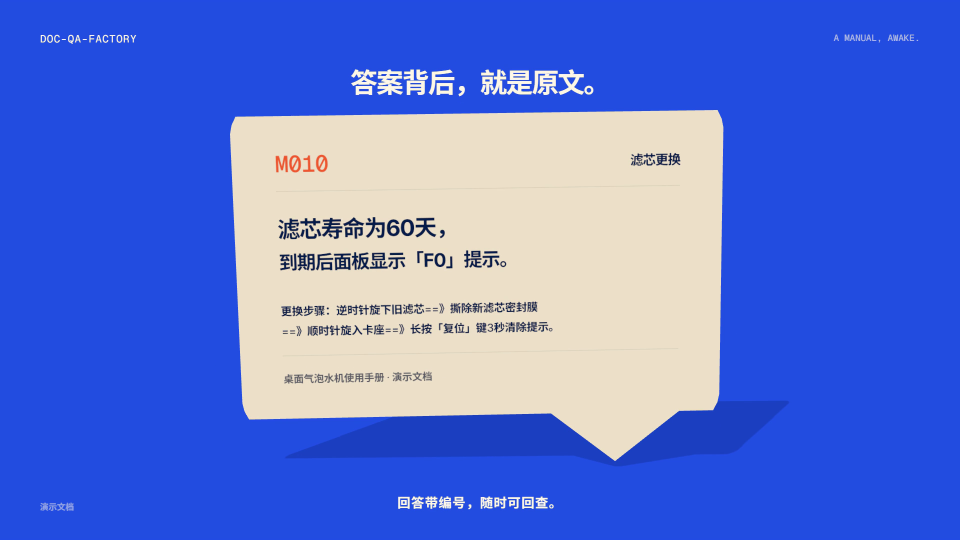
#> input picture promo-reference-study/ours/frame_02.png, 1920 x 1080 px (shown at 1/2 size); its folder holds 4 pictures in this run
$ python comparison.py
#> lines starting #> are read from the running program, lines starting #| are printed output that depends on the picture
from pathlib import Path
from PIL import Image,ImageDraw
root=Path(__file__).resolve().parent
items=[]
row=Image.new('RGB',(1278,278),'#eeeee8');ImageDraw.Draw(row).text((12,8),'CURRENT CUT / same subject, similar framing',fill='#202020')
#> after `row = Image.new('RGB', (1278, 278), '#eeeee8')`:
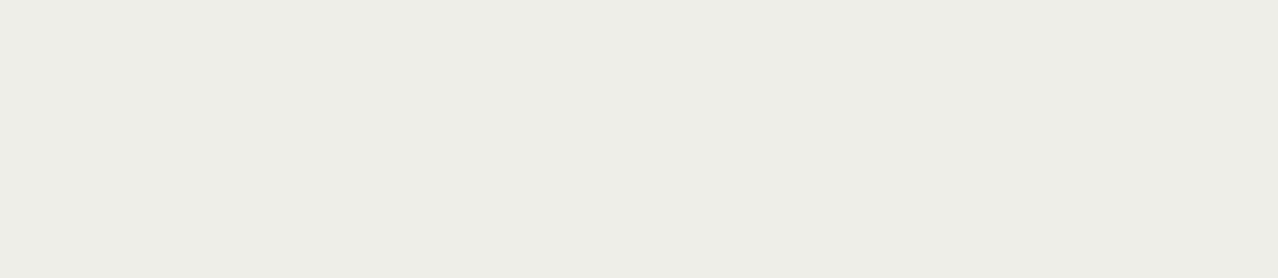
#> row: PIL image 1278x278 RGB; mean R, G, B 238, 238, 232
for i,n in enumerate([2,4,6]):row.paste(Image.open(root/'ours'/f'frame_{n:02d}.png').resize((426,240)),(i*426,34))
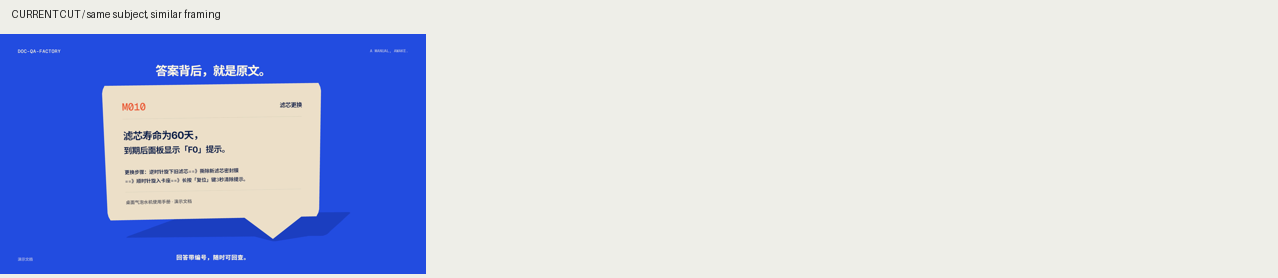
#> row: PIL image 1278x278 RGB; mean R, G, B 195.5, 202.9, 226.7
#> (the run stopped early here; a loop or call above may not have finished)
